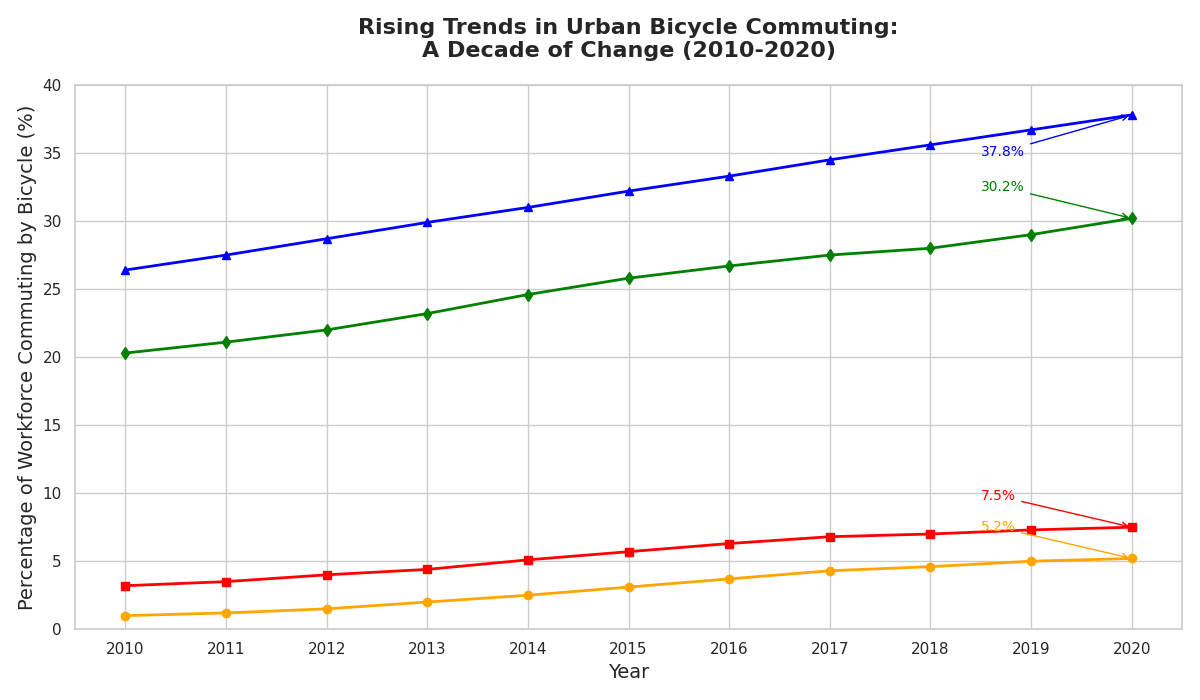

Generate this figure with Python:
import matplotlib.pyplot as plt
import numpy as np

years = np.arange(2010, 2021)

ny_commuting = np.array([1.0, 1.2, 1.5, 2.0, 2.5, 3.1, 3.7, 4.3, 4.6, 5.0, 5.2])
sf_commuting = np.array([3.2, 3.5, 4.0, 4.4, 5.1, 5.7, 6.3, 6.8, 7.0, 7.3, 7.5])
cph_commuting = np.array([26.4, 27.5, 28.7, 29.9, 31.0, 32.2, 33.3, 34.5, 35.6, 36.7, 37.8])
ams_commuting = np.array([20.3, 21.1, 22.0, 23.2, 24.6, 25.8, 26.7, 27.5, 28.0, 29.0, 30.2])

fig, ax = plt.subplots(figsize=(12, 7))

ax.plot(years, ny_commuting, marker='o', linestyle='-', linewidth=2, color='orange')
ax.plot(years, sf_commuting, marker='s', linestyle='-', linewidth=2, color='red')
ax.plot(years, cph_commuting, marker='^', linestyle='-', linewidth=2, color='blue')
ax.plot(years, ams_commuting, marker='d', linestyle='-', linewidth=2, color='green')

ax.annotate(f'{ny_commuting[-1]:.1f}%', xy=(2020, ny_commuting[-1]), xytext=(2018.5, ny_commuting[-1]+2),
            arrowprops=dict(arrowstyle="->", color='orange'), color='orange', fontsize=10)
ax.annotate(f'{sf_commuting[-1]:.1f}%', xy=(2020, sf_commuting[-1]), xytext=(2018.5, sf_commuting[-1]+2),
            arrowprops=dict(arrowstyle="->", color='red'), color='red', fontsize=10)
ax.annotate(f'{cph_commuting[-1]:.1f}%', xy=(2020, cph_commuting[-1]), xytext=(2018.5, cph_commuting[-1]-3),
            arrowprops=dict(arrowstyle="->", color='blue'), color='blue', fontsize=10)
ax.annotate(f'{ams_commuting[-1]:.1f}%', xy=(2020, ams_commuting[-1]), xytext=(2018.5, ams_commuting[-1]+2),
            arrowprops=dict(arrowstyle="->", color='green'), color='green', fontsize=10)

ax.set_title("Rising Trends in Urban Bicycle Commuting:\nA Decade of Change (2010-2020)", fontsize=16, fontweight='bold', pad=20)
ax.set_xlabel("Year", fontsize=14)
ax.set_ylabel("Percentage of Workforce Commuting by Bicycle (%)", fontsize=14)
ax.set_xticks(years)
ax.set_ylim(0, 40)

plt.tight_layout()

plt.show()
